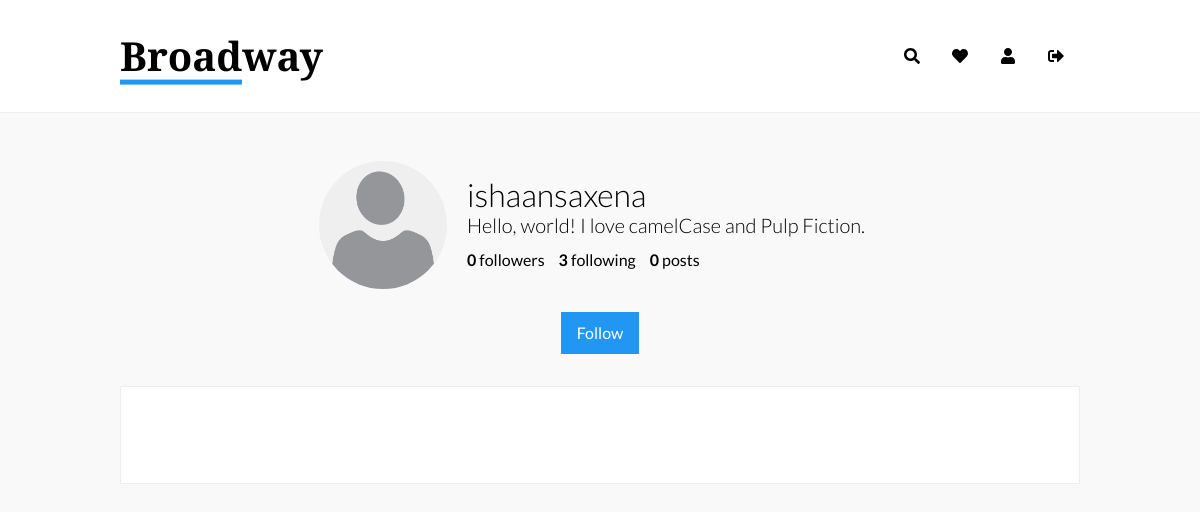
Page /u/ishaansaxena/ (signed in) on the committed database.
### user/models.py (models this page shows, shortened)
class Profile(models.Model):
    user = models.OneToOneField(User, on_delete=models.CASCADE)
    bio = models.TextField(max_length=512, blank=True)
    birth_date = models.DateField(null=True, blank=True)
    name = models.CharField(max_length=32, blank=True)
    profile_picture = models.ImageField(
        upload_to='static/assets/user_images/',
        default='static/assets/user_images/default.png',
        blank=True
    )
    followers = models.IntegerField(default=0)
    following = models.IntegerField(default=0)

### user/views.py (the view)
# urls.py: url(r'^(?P<username>[-\w]+)/$', views.peer_profile, name='profile_view'),
def peer_profile(request, username):
    if username == request.user.username:
        return redirect('profile')
    user = get_object_or_404(User, username=username)
    user_profile = Profile.objects.get(user=user)
    current_user = Profile.objects.get(user=request.user)
    is_followed = False
    for follower in current_user.follow_set.all():
        if follower.followed_user == user_profile:
            is_followed = True
    context = {
        'profile': user_profile,
        'user': user,
        'is_followed': is_followed,
    }
    return render(request, 'user/peerprofile.html', context)

### templates/user/peerprofile.html (shortened to what this page needs)
{% extends "base.html" %}
{% load static %}
{% block assets %}
<link rel="stylesheet" href="{% static 'css/profile.css' %}">
{% endblock %}
{% block content %}
<div class="container">
    <div class="section transparent profile-outer">
        <div class="profile profile-picture">
            <img src="{% static 'assets/user_images/default.png' %}">
        </div>
        <div class="profile profile-data">
            <h1 class="username">{{user.username}}</h1>
            <p class="data-outer">
                {{ profile.bio }}
            </p>
            <p class="data-outer">
                <span class="data"><span class="interactions">{{ profile.followers }}</span> followers</span>
                <span class="data"><span class="interactions">{{ profile.following }}</span> following</span>
                <span class="data"><span class="interactions">0</span> posts</span>
            </p>
        </div>
    </div>
    <div class="btn-container">
        {% if is_followed %}
            <div class="btn btn-unfollow">Unfollow</div>
        {% else %}
            <div class="btn btn-follow">Follow</div>
        {% endif %}
    </div>
    <div class="section">
    </div>
</div>
{% endblock %}

### static/css/main.css (style rules this page uses)
html { -moz-osx-font-smoothing:grayscale;-webkit-font-smoothing:antialiased;text-rendering:optimizeLegibility;-webkit-font-feature-settings:"kern";-moz-font-feature-settings:"kern";font-feature-settings:"kern";-webkit-perspective:1000 }
body { width:100%;min-height:100vh;background:#F9F9F9 }
.container { display:block;position:relative;margin:0 10%;width:auto }
.section { width:auto;padding:3rem 4rem;margin:2rem 0 0 0;background:#FFFFFF;border:solid 1px #EEEEEE }
.section.transparent { padding:1rem 4rem;background:transparent;border:none }
.btn { cursor:pointer;text-decoration:none;display:inline-block;padding:0.75rem 1rem;background:#1976D2;color:#FFFFFF;border:none;outline:none;-webkit-box-shadow:none;box-shadow:none;text-align:center;font-family:"Lato", sans-serif;font-weight:400;font-size:1rem;background:#2196F3;-webkit-transition:all 0.15s ease;-o-transition:all 0.15s ease;transition:all 0.15s ease }

### static/css/profile.css (style rules this page uses)
.profile-outer { text-align: center; vertical-align: middle; }
.profile { display: inline-table; vertical-align: top; height: auto; position: relative; }
.profile.profile-picture img { -o-object-fit: cover; object-fit: cover; height: 8rem; width: 8rem; display: block; position: relative; border-radius: 50%; }
.profile.profile-data { margin: 1rem; font-family: "Lato", sans-serif; text-align: left; }
.profile.profile-data .username { margin: 0; padding: 0; font-weight: 300; font-size: 2rem; }
.profile.profile-data .data-outer { margin: 0 0 10px 0; font-weight: 300; font-size: 1.25rem; }
.profile.profile-data .data { margin: 0 10px 0 0; font-weight: 400; font-size: 1rem; }
.profile.profile-data .data .interactions { font-weight: bolder; }
.btn-container { width: 100%; text-align: center; }
.btn-container .btn { display: inline-block; }

### rows in the picture
Profile: bio "Hello, world! I love camelCase and Pulp Fiction.", followers "0", following "3"

### other values in the picture
{{ user.username }} "ishaansaxena"
